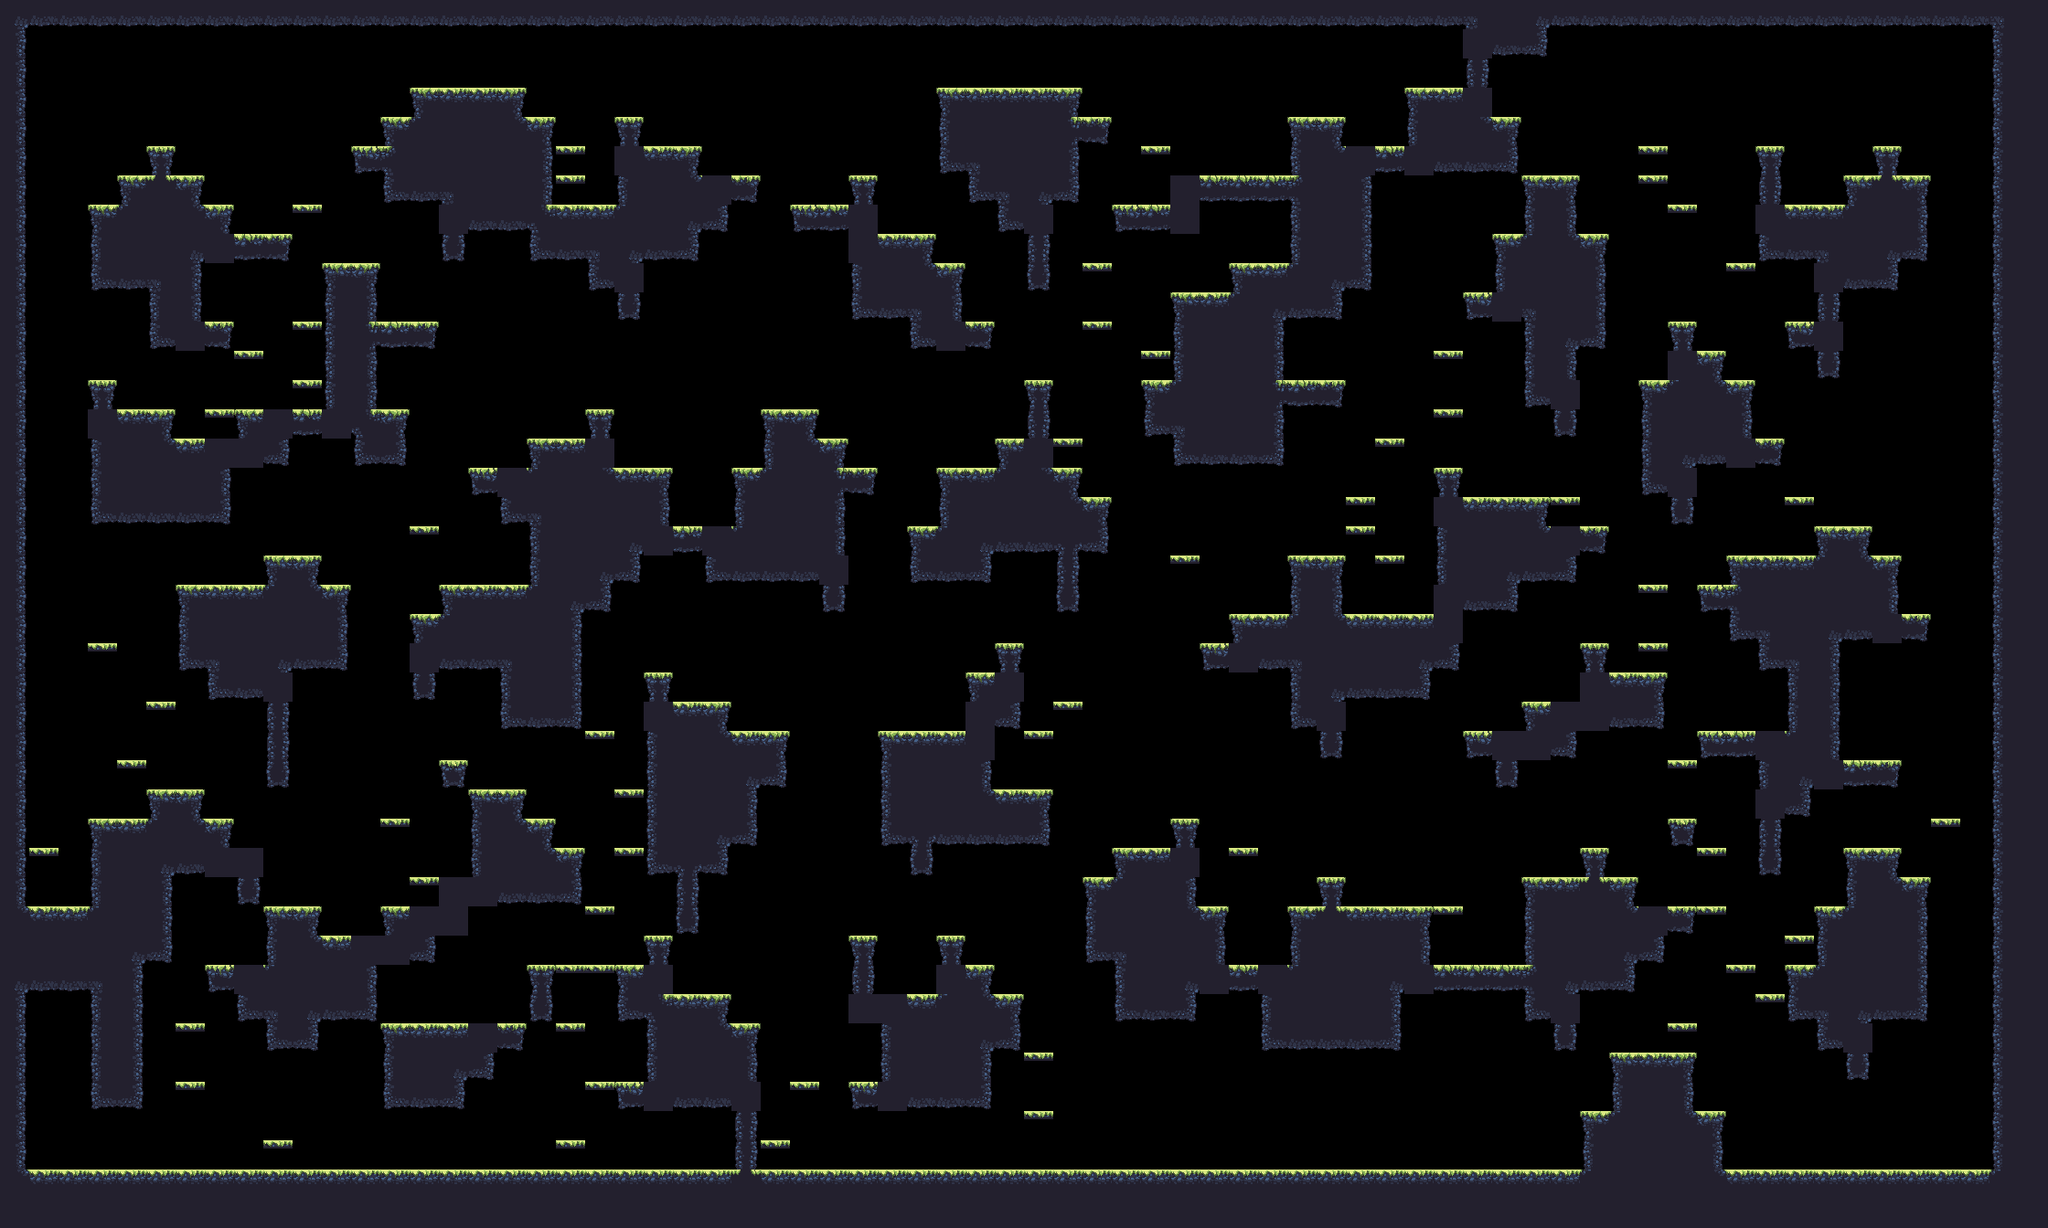

This is a level from a 2D game, rendered from its Tiled map with the project's own tilesets. A one-line summary and the map file follow, with tile-layer data summarised:
An orthogonal 70x42 tile map with 32x32 px tiles, 1 tile layer (main) and 17 objects (9x spawn, spawnPlayer0, spawnCrown0, spawnPlayer1, spawnCrown1, ...).

<map compressionlevel="0" height="42" infinite="0" nextlayerid="3" nextobjectid="4" orientation="orthogonal" renderorder="right-down" tiledversion="1.3.2" tileheight="32" tilewidth="32" version="1.2" width="70">
 <tileset firstgid="1" source="forest_summer_tile_set.tsx" />
 <layer height="42" id="1" name="main" width="70">
  <data>[2940 cells, 1239 non-empty, 26 distinct tile ids]</data>
 </layer>
 <objectgroup id="2" name="objects"><object id="1" name="spawnPlayer0" x="192" y="112.0" /><object id="2" name="spawnCrown0" x="160" y="112.0" /><object id="3" name="spawnPlayer1" x="2112" y="144.0" /><object id="4" name="spawnCrown1" x="2080" y="112.0" /><object id="5" name="spawnPlayer2" x="192" y="1232.0" /><object id="6" name="spawnCrown2" x="64" y="1232.0" /><object id="7" name="spawnPlayer3" x="2144" y="1232.0" /><object id="8" name="spawnCrown3" x="2112" y="1232.0" /><object id="9" name="spawn" x="1536" y="624.0" /><object id="10" name="spawn" x="1920" y="1232.0" /><object id="11" name="spawn" x="1664" y="1232.0" /><object id="12" name="spawn" x="1696" y="720.0" /><object id="13" name="spawn" x="1760" y="208.0" /><object id="14" name="spawn" x="1728" y="528.0" /><object id="15" name="spawn" x="800" y="720.0" /><object id="16" name="spawn" x="640" y="1232.0" /><object id="17" name="spawn" x="1696" y="912.0" /></objectgroup></map>
